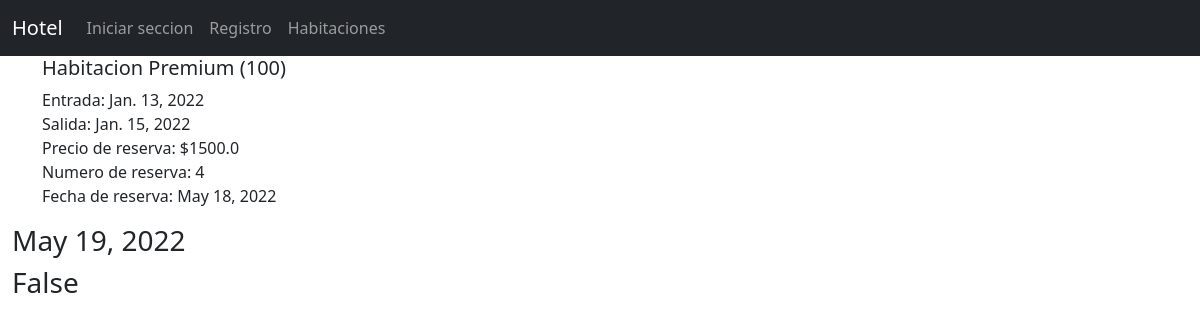
Screenshot of /reservacion/4 with the database file from the repository.
### reservaciones/models.py (models this page shows, shortened)
class Reservacion(models.Model):
    cliente = models.ForeignKey(Cliente, on_delete=models.CASCADE)
    habitacion = models.ForeignKey(Habitacion, on_delete=models.CASCADE)
    precio_reserva = models.FloatField()
    fecha_entrada = models.DateField()
    fecha_salida = models.DateField()
    fecha_registro = models.DateField(auto_now_add=True)

class Habitacion(models.Model):
    codigo = models.IntegerField(unique=True)
    descripcion = models.CharField(max_length=100)
    precio_noche = models.FloatField()
    camas_matrimoniales = models.IntegerField()
    camas_individuales = models.IntegerField()

### reservaciones/views.py (the view)
# urls.py: path('reservacion/<int:id>', views.reservacion, name='reservacion'),
def reservacion(request, id):
    reserva = Reservacion.objects.get(id=id)
    hoy = datetime.now().date()
    es_futura = reserva.fecha_entrada > datetime.now().date()
    return render(request, 'reservacion.html', {'es_futura':es_futura, 'reserva':reserva, 'hoy':hoy})

### reservaciones/templates/reservacion.html (shortened to what this page needs)
{% extends 'Esquema.html' %}
{% block content %}
<div class="container-fluid">
    <div class="container">
        <h5>{{reserva.habitacion.descripcion}} ({{reserva.habitacion.codigo}})</h5>
        <p>
            Entrada: {{reserva.fecha_entrada}} <br>
            Salida: {{reserva.fecha_salida}} <br>
            Precio de reserva: ${{reserva.precio_reserva}} <br>
            Numero de reserva: {{reserva.id}} <br>
            Fecha de reserva: {{reserva.fecha_registro}}
        </p>
    </div>
    <h3>{{hoy}}</h3>
    <h3>{{es_futura}}</h3>
</div>
{% endblock %}

### rows the page displays
Reservacion: habitacion.descripcion "Habitacion Premium", habitacion.codigo "100", fecha_entrada "Jan. 13, 2022", fecha_salida "Jan. 15, 2022", precio_reserva "1500.0", id "4", fecha_registro "May 18, 2022"
